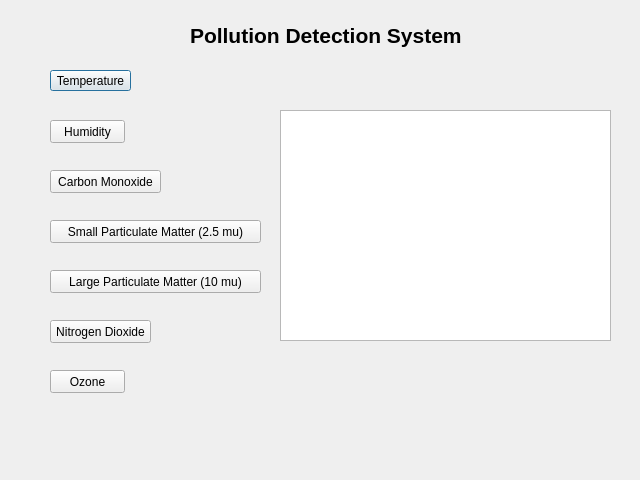
<?xml version="1.0" encoding="UTF-8"?>
<ui version="4.0">
 <class>Dialog</class>
 <widget class="QDialog" name="Dialog">
  <property name="geometry">
   <rect>
    <x>0</x>
    <y>0</y>
    <width>640</width>
    <height>480</height>
   </rect>
  </property>
  <property name="windowTitle">
   <string>Dialog</string>
  </property>
  <widget class="QPushButton" name="Temperature_Button">
   <property name="geometry">
    <rect>
     <x>50</x>
     <y>70</y>
     <width>81</width>
     <height>21</height>
    </rect>
   </property>
   <property name="text">
    <string>Temperature</string>
   </property>
  </widget>
  <widget class="QPushButton" name="Humidity_Button">
   <property name="geometry">
    <rect>
     <x>50</x>
     <y>120</y>
     <width>75</width>
     <height>23</height>
    </rect>
   </property>
   <property name="text">
    <string>Humidity</string>
   </property>
  </widget>
  <widget class="QPushButton" name="Carbon_Button">
   <property name="geometry">
    <rect>
     <x>50</x>
     <y>170</y>
     <width>111</width>
     <height>23</height>
    </rect>
   </property>
   <property name="text">
    <string>Carbon Monoxide</string>
   </property>
  </widget>
  <widget class="QPushButton" name="Largepm_Button">
   <property name="geometry">
    <rect>
     <x>50</x>
     <y>270</y>
     <width>211</width>
     <height>23</height>
    </rect>
   </property>
   <property name="text">
    <string>Large Particulate Matter (10 mu)</string>
   </property>
  </widget>
  <widget class="QPushButton" name="Smallpm_Button">
   <property name="geometry">
    <rect>
     <x>50</x>
     <y>220</y>
     <width>211</width>
     <height>23</height>
    </rect>
   </property>
   <property name="text">
    <string>Small Particulate Matter (2.5 mu)</string>
   </property>
  </widget>
  <widget class="QPushButton" name="Nitrogen_Button">
   <property name="geometry">
    <rect>
     <x>50</x>
     <y>320</y>
     <width>101</width>
     <height>23</height>
    </rect>
   </property>
   <property name="text">
    <string>Nitrogen Dioxide</string>
   </property>
  </widget>
  <widget class="QPushButton" name="Ozone_button">
   <property name="geometry">
    <rect>
     <x>50</x>
     <y>370</y>
     <width>75</width>
     <height>23</height>
    </rect>
   </property>
   <property name="text">
    <string>Ozone</string>
   </property>
  </widget>
  <widget class="QLabel" name="label">
   <property name="geometry">
    <rect>
     <x>190</x>
     <y>10</y>
     <width>291</width>
     <height>51</height>
    </rect>
   </property>
   <property name="font">
    <font>
     <pointsize>16</pointsize>
     <weight>75</weight>
     <bold>true</bold>
    </font>
   </property>
   <property name="text">
    <string>Pollution Detection System</string>
   </property>
  </widget>
  <widget class="QGraphicsView" name="graph_ui">
   <property name="geometry">
    <rect>
     <x>280</x>
     <y>110</y>
     <width>331</width>
     <height>231</height>
    </rect>
   </property>
  </widget>
 </widget>
 <resources/>
 <connections/>
</ui>
